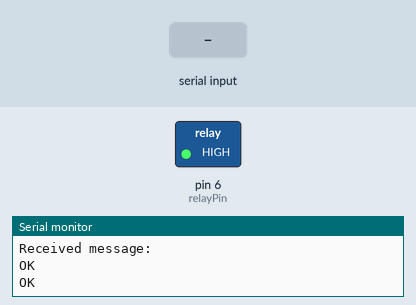
Simulated run of this sketch. Board: Arduino Uno, built with avr-gcc and run on an emulated ATmega328P. Shown: switched loads named in the sketch (green lamp = pin HIGH), the last lines printed to the serial monitor. The test bench sets the inputs (shaded band). The modem accepts every AT command (registered, SIM ready, sends succeed) and sends nothing else.

Above: at 1.4 s.
1.5 s: "OFF" received over the second serial link
At 4.4 s:
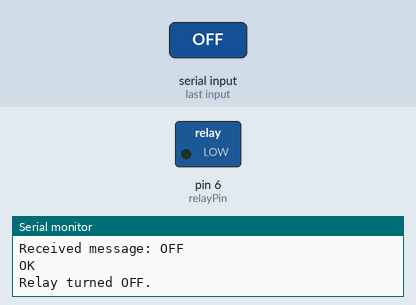
4.5 s: "ON" received over the second serial link
At 8.1 s:
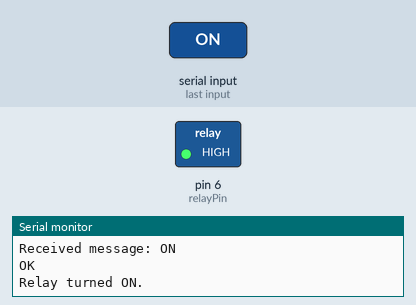
Timing chart, 0 to 9.6 s (numbered marks = the images above; inputs shaded):
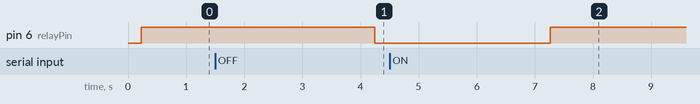

The sketch:

Receives_Texts_Delete.ino
```cpp
#include <SoftwareSerial.h>

SoftwareSerial sim800l(5, 4); // RX, TX pins for SIM800L module

int relayPin = 6; // pin connected to the relay

void setup() {
  Serial.begin(9600); // initialize the serial monitor
  sim800l.begin(9600); // initialize the SIM800L module
  digitalWrite(relayPin, HIGH);
  // configure SIM800L to receive text messages
  sim800l.println("AT+CMGF=1"); // set SMS text mode
  delay(100);
  sim800l.println("AT+CNMI=1,2,0,0,0"); // set SIM800L to notify when new SMS is received
  delay(100);

  pinMode(relayPin, OUTPUT); // set the relay pin as an output
}

void loop() {
  if (sim800l.available()) { // check if there is a message available
    String message = sim800l.readString(); // read the message
    Serial.println("Received message: " + message); // print the message to the serial monitor
    if (message.indexOf("ON") != -1) { // if the message contains "ON"
      digitalWrite(relayPin, HIGH); // turn on the relay
      Serial.println("Relay turned ON.");
    } else if (message.indexOf("OFF") != -1) { // if the message contains "OFF"
      digitalWrite(relayPin, LOW); // turn off the relay
      Serial.println("Relay turned OFF.");
    }
    delay(1000); // wait for 1 second before deleting the message
    sim800l.println("AT+CMGD=1,4"); // delete all messages from the SIM card
  }
  delay(1000); // wait for 1 second before checking for new messages
}
```

Measured:
- after the input at 1.5 s, pin 6 (relayPin): HIGH → LOW after 2.7 s
- after the input at 4.5 s, pin 6 (relayPin): LOW → HIGH after 2.8 s
